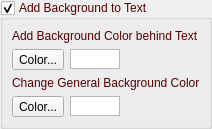
       <widget class="QGroupBox" name="groupBoxAddBackgroundToText4">
        <property name="palette">
         <palette>
          <active>
           <colorrole role="WindowText">
            <brush brushstyle="SolidPattern">
             <color alpha="255">
              <red>85</red>
              <green>0</green>
              <blue>0</blue>
             </color>
            </brush>
           </colorrole>
          </active>
          <inactive>
           <colorrole role="WindowText">
            <brush brushstyle="SolidPattern">
             <color alpha="255">
              <red>85</red>
              <green>0</green>
              <blue>0</blue>
             </color>
            </brush>
           </colorrole>
          </inactive>
          <disabled>
           <colorrole role="WindowText">
            <brush brushstyle="SolidPattern">
             <color alpha="255">
              <red>120</red>
              <green>120</green>
              <blue>120</blue>
             </color>
            </brush>
           </colorrole>
          </disabled>
         </palette>
        </property>
        <property name="title">
         <string>Add Background to Text</string>
        </property>
        <property name="flat">
         <bool>false</bool>
        </property>
        <property name="checkable">
         <bool>true</bool>
        </property>
        <layout class="QVBoxLayout" name="verticalLayout_15">
         <property name="leftMargin">
          <number>9</number>
         </property>
         <property name="topMargin">
          <number>9</number>
         </property>
         <property name="rightMargin">
          <number>9</number>
         </property>
         <property name="bottomMargin">
          <number>9</number>
         </property>
         <item>
          <widget class="QLabel" name="labelAddBKColorToText4">
           <property name="text">
            <string>Add Background Color behind Text</string>
           </property>
          </widget>
         </item>
         <item>
          <layout class="QHBoxLayout" name="horizontalLayout_39">
           <property name="topMargin">
            <number>0</number>
           </property>
           <item>
            <widget class="QToolButton" name="toolButtonAddBKColorText4">
             <property name="text">
              <string>Color...</string>
             </property>
            </widget>
           </item>
           <item>
            <widget class="QGraphicsView" name="graphicViewAddBKColor4">
             <property name="sizePolicy">
              <sizepolicy hsizetype="Fixed" vsizetype="Fixed">
               <horstretch>0</horstretch>
               <verstretch>0</verstretch>
              </sizepolicy>
             </property>
             <property name="minimumSize">
              <size>
               <width>50</width>
               <height>20</height>
              </size>
             </property>
             <property name="maximumSize">
              <size>
               <width>50</width>
               <height>20</height>
              </size>
             </property>
            </widget>
           </item>
           <item>
            <spacer name="horizontalSpacer_21">
             <property name="orientation">
              <enum>Qt::Horizontal</enum>
             </property>
             <property name="sizeHint" stdset="0">
              <size>
               <width>40</width>
               <height>20</height>
              </size>
             </property>
            </spacer>
           </item>
          </layout>
         </item>
         <item>
          <widget class="QLabel" name="labelChangeGeneralBKColor4">
           <property name="text">
            <string>Change General Background Color</string>
           </property>
          </widget>
         </item>
         <item>
          <layout class="QHBoxLayout" name="horizontalLayout_40">
           <property name="topMargin">
            <number>0</number>
           </property>
           <item>
            <widget class="QToolButton" name="toolButtonChangeGenBKColor4">
             <property name="text">
              <string>Color...</string>
             </property>
            </widget>
           </item>
           <item>
            <widget class="QGraphicsView" name="graphicViewChangeGenBKColor4">
             <property name="sizePolicy">
              <sizepolicy hsizetype="Fixed" vsizetype="Fixed">
               <horstretch>0</horstretch>
               <verstretch>0</verstretch>
              </sizepolicy>
             </property>
             <property name="minimumSize">
              <size>
               <width>50</width>
               <height>20</height>
              </size>
             </property>
             <property name="maximumSize">
              <size>
               <width>50</width>
               <height>20</height>
              </size>
             </property>
            </widget>
           </item>
           <item>
            <spacer name="horizontalSpacer_20">
             <property name="orientation">
              <enum>Qt::Horizontal</enum>
             </property>
             <property name="sizeHint" stdset="0">
              <size>
               <width>40</width>
               <height>20</height>
              </size>
             </property>
            </spacer>
           </item>
          </layout>
         </item>
        </layout>
       </widget>
